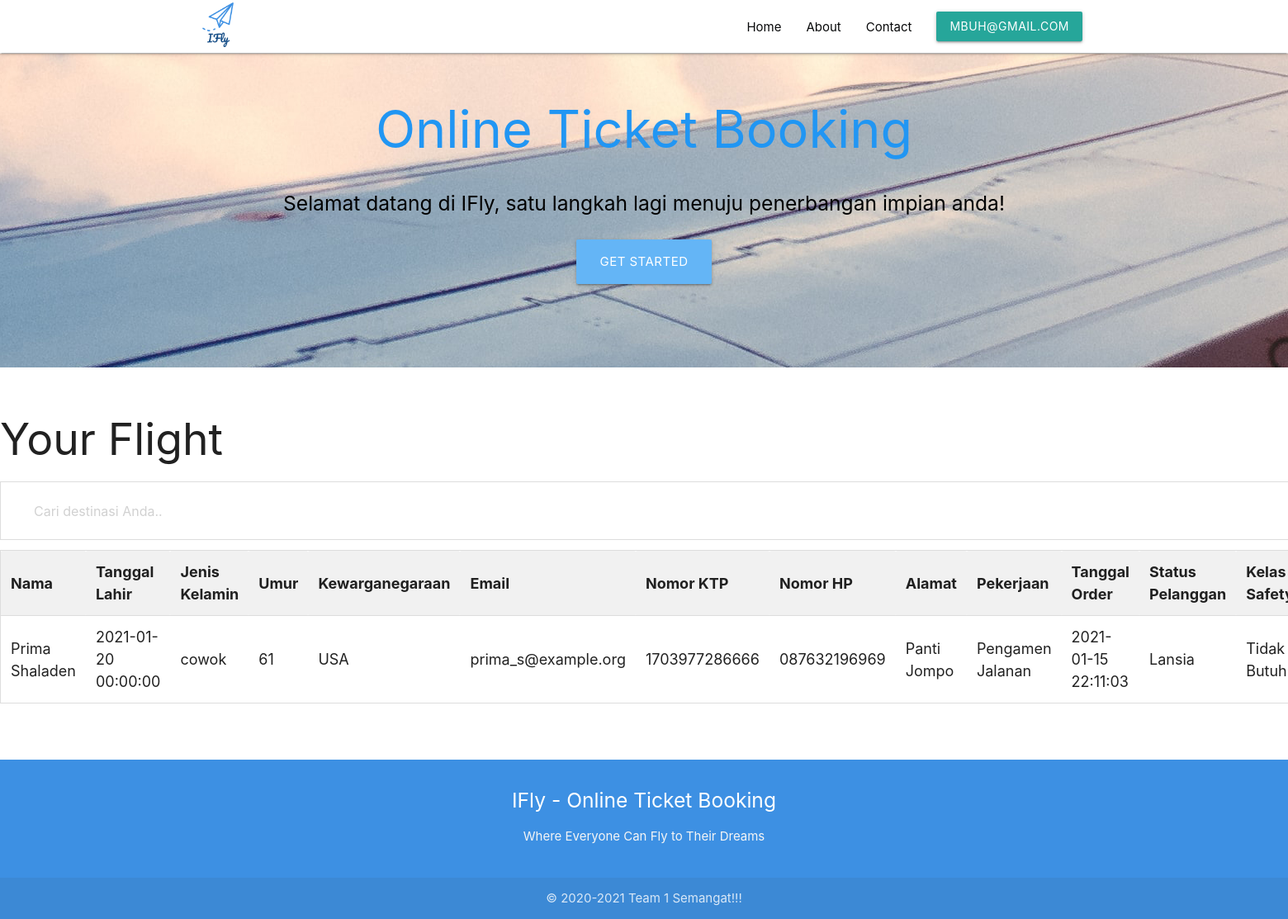
/pemesanan.php (signed in), run on the app's committed database.
### tables this page shows
CREATE TABLE IF NOT EXISTS `pesanan_pelanggan` (
  `id_pelanggan` int(11) NOT NULL,
  `id_status_pelanggan` tinyint(4) NOT NULL,
  `id_kelas_safety` tinyint(4) NOT NULL,
  `nama` varchar(50) NOT NULL,
  `tgl_lahir` datetime NOT NULL,
  `jenis_kelamin` varchar(50) NOT NULL,
  `umur` tinyint(2) NOT NULL,
  `kewarganegaraan` varchar(20) NOT NULL,
  `email` varchar(50) NOT NULL,
  `nomor_ktp` varchar(16) NOT NULL,
  `no_hp` varchar(13) NOT NULL,
  `alamat` varchar(150) NOT NULL,
  `pekerjaan` varchar(25) NOT NULL,
  `suket_covid` varchar(50) DEFAULT NULL,
  `tgl_perubahan` datetime DEFAULT NULL
);

### pemesanan.php (the view, shortened to what this page needs)
<?php
include 'conn.php';
$view = "SELECT * FROM pesanan_pelanggan";
$rows = mysqli_query($conn, $view);
include 'header.php';
?>
    <div class="home">
      <div id="index-banner" class="parallax-container">
        <div class="section no-pad-bot">
          <div class="container">
            <br><br>
            <h1 class="header center blue-text">Online Ticket Booking</h1>
            <div class="row center">
              <h5
                  class="header col s12 black-text">Selamat datang di IFly, satu langkah lagi menuju penerbangan impian anda!
              </h5>
            </div>
            <div class="row center">
            <?php if ($_SESSION) : ?>
                <a href="order.php" id="download-button" class="btn-large waves-effect waves-light blue lighten-2">Get Started</a>
            <?php else: ?>
                <a href="login.php" id="download-button" class="btn-large waves-effect waves-light blue lighten-2">Get Started</a>
            <?php endif; ?>
            </div>
            <br><br>
          </div>
        </div>
        <div width="100%" class="parallax"><img src="images/Parallax1.jpg" alt="Unsplashed background img 1"></div>
      </div>
      <br>
        </head>
        <body>
        <h2>Your Flight</h2>
        <input type="text" id="myInput" onkeyup="myFunction()" placeholder="Cari destinasi Anda.." title="Type in a name">
        <table id="myTable">
        <tr class="header">
            <th style="width:auto%;">Nama</th>
            <th style="width:auto%;">Tanggal Lahir</th>
            <th style="width:auto%;">Jenis Kelamin</th>
            <th style="width:auto%;">Umur</th>
            <th style="width:auto%;">Kewarganegaraan</th>
            <th style="width:auto%;">Email</th>
            <th style="width:auto%;">Nomor KTP</th>
            <th style="width:auto%;">Nomor HP</th>
            <th style="width:auto%;">Alamat</th>
            <th style="width:auto%;">Pekerjaan</th>
            <th style="width:auto%;">Tanggal Order</th>
            <th style="width:auto%;">Status Pelanggan</th>
            <th style="width:auto%;">Kelas Safety</th>
        </tr>
        <?php foreach($rows as $row) : ?>
        <tr>
            <td><?= $row['nama']?></td>
            <td><?= $row['tgl_lahir']?></td>
            <td><?= $row['jenis_kelamin']?></td>
            <td><?= $row['umur']?></td>
            <td><?= $row['kewarganegaraan']?></td>
            <td><?= $row['email']?></td>
            <td><?= $row['nomor_ktp']?></td>
            <td><?= $row['no_hp']?></td>
            <td><?= $row['alamat']?></td>
            <td><?= $row['pekerjaan']?></td>
            <td><?= $row['tgl_perubahan']?></td>
            <td>
              <?php
                  if($row['id_status_pelanggan']==3){
                    echo 'Lansia';
                  }
                  elseif($row['id_status_pelanggan']==2){
                    echo 'Reguler';
                  }
                  else{
                    echo 'Balita';
                  }
              ?>
            </td>
            <td>
              <?php
                  if($row['id_kelas_safety']==1){
                    echo 'Butuh';
                  }
                  else{
                    echo 'Tidak Butuh';
                  }
              ?>
            </td>
        </tr>
        <?php endforeach; ?>
        </table>
        <br>
        <br>
        <br>
    </div>
<?php
include 'footer.php';
?>

### css/style.css (style rules this page uses)
.parallax-container { min-height: 380px; line-height: 0; height: auto; width: 100%; color: rgba(255,255,255,.9); }
.parallax-container .section { width: 100%; }

### pemesanan.php (style rules this page uses)
* { box-sizing: border-box; }
#myInput { background-image: url('/css/searchicon.png'); background-position: 10px 10px; background-repeat: no-repeat; width: 100%; font-size: 16px; padding: 12px 20px 12px 40px; border: 1px solid #ddd; margin-bottom: 12px; }
#myTable { border-collapse: collapse; width: 100%; border: 1px solid #ddd; font-size: 18px; }
#myTable th, #myTable td { text-align: left; padding: 12px; }
#myTable tr { border-bottom: 1px solid #ddd; }
#myTable tr.header, #myTable tr:hover { background-color: #f1f1f1; }

### data on the page
pesanan_pelanggan: nama "Prima Shaladen", tgl_lahir "2021-01-20 00:00:00", jenis_kelamin "cowok", umur "61", kewarganegaraan "USA", email "prima_s@example.org", nomor_ktp "1703977286666", no_hp "087632196969", alamat "Panti Jompo", pekerjaan "Pengamen Jalanan", tgl_perubahan "2021-01-15 22:11:03", shows "Lansia", shows "Tidak Butuh"

### other printed values
$_SESSION['email'] "MBUH@GMAIL.COM"
